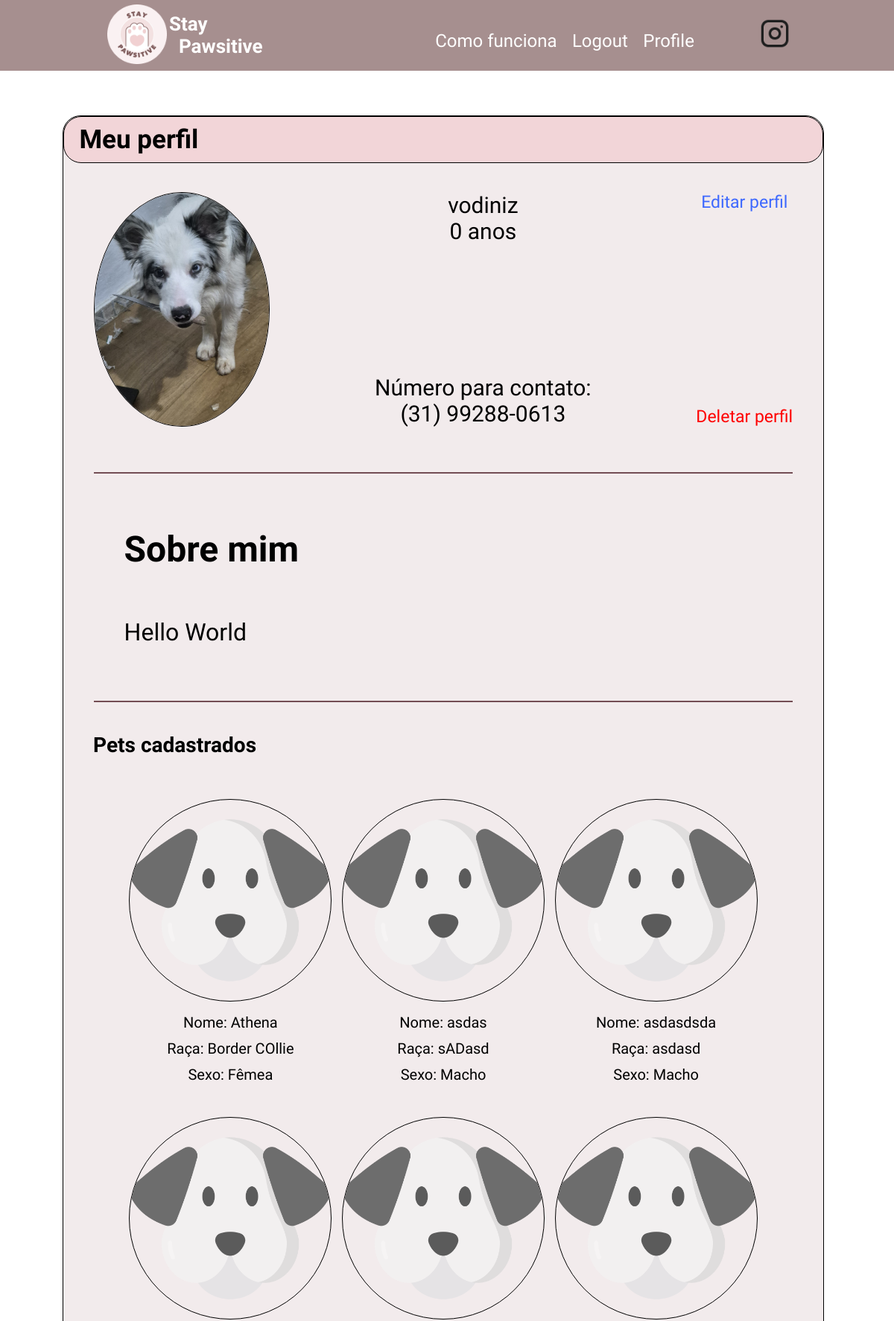
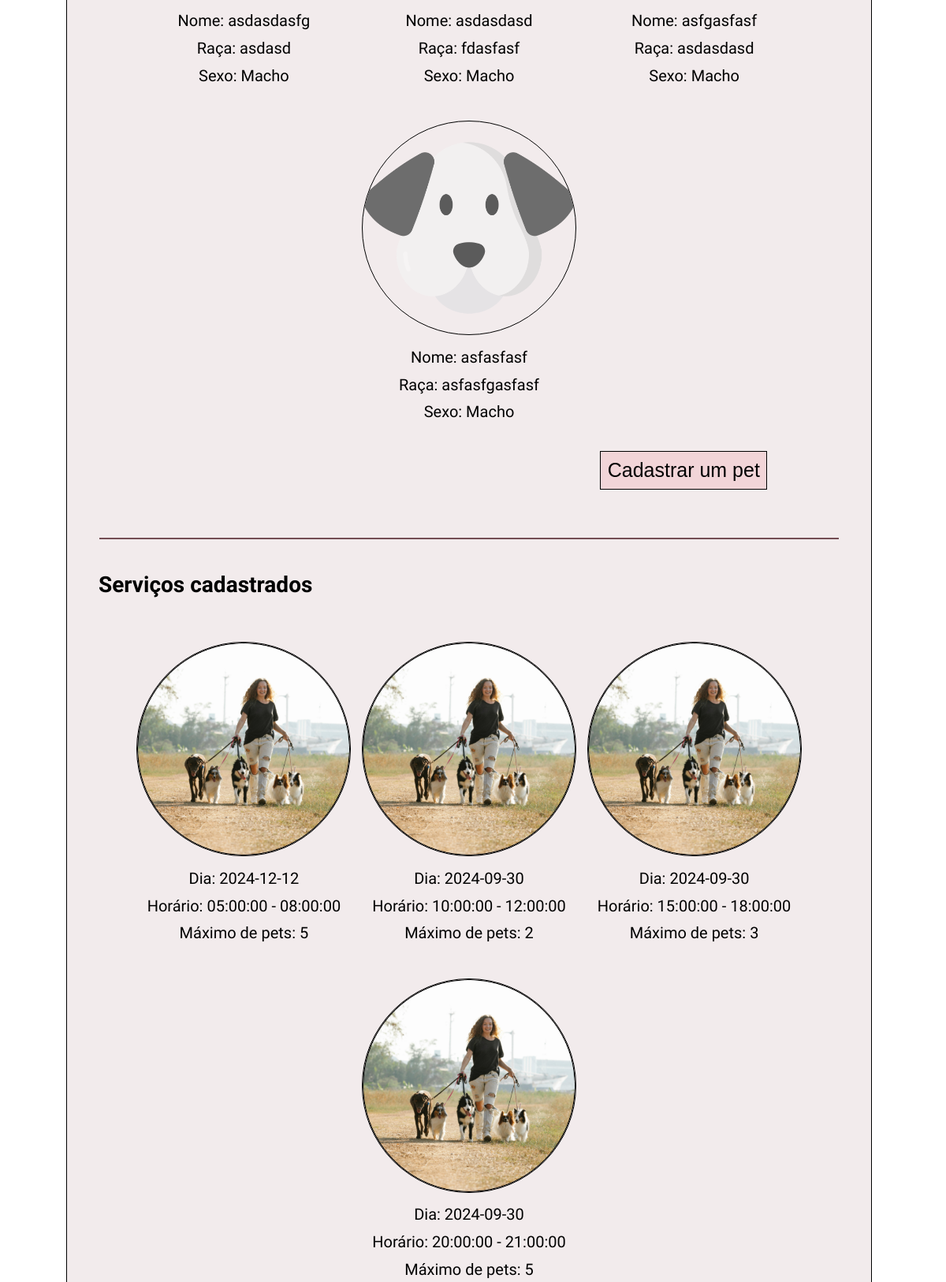
The app's page /user/vodiniz (signed in, upper part) with its own data (2 pictures, top to bottom).
### app/models.py (models this page shows, shortened)
class User(UserMixin, db.Model):
    id: so.Mapped[int] = so.mapped_column(primary_key=True)
    username: so.Mapped[str] = so.mapped_column(sa.String(64), index=True,
                                                unique=True)
    email: so.Mapped[str] = so.mapped_column(sa.String(120), index=True,
                                             unique=True)
    password_hash: so.Mapped[Optional[str]] = so.mapped_column(sa.String(256))
    name: so.Mapped[str] = so.mapped_column(sa.String(64), index=True, unique=False)
    phone: so.Mapped[str] = so.mapped_column(sa.String(15), index=True, unique=False)
    birthdate: so.Mapped[datetime] = so.mapped_column(
        index=True, default=lambda: datetime.now(timezone.utc))
    address: so.Mapped[str] = so.mapped_column(sa.String(64), index=True, unique=False)
    cpf: so.Mapped[str] = so.mapped_column(sa.String(11), index=True, unique=False)
    avatar: so.Mapped[str] = so.mapped_column(sa.String(100), index=True, unique=False)
    about_me: so.Mapped[Optional[str]] = so.mapped_column(sa.String(140))

class Pet(db.Model):
    name: so.Mapped[str] = so.mapped_column(sa.String(64), index=True, primary_key=True)
    username: so.Mapped[str] = so.mapped_column(sa.ForeignKey(User.username), index=True, primary_key=True)
    pet_type: so.Mapped[str] = so.mapped_column(sa.String(50))
    photo: so.Mapped[str] = so.mapped_column(sa.String(100))
    breed: so.Mapped[str] = so.mapped_column(sa.String(40))
    sex: so.Mapped[str] = so.mapped_column(sa.String(10))
    friendly: so.Mapped[bool] = so.mapped_column(Boolean)

class PossibleWalk(db.Model):
    id: so.Mapped[int] = so.mapped_column(primary_key = True, autoincrement=True)
    max_pets: so.Mapped[int] = so.mapped_column()
    date: so.Mapped[datetime.date] = so.mapped_column(Date)
    start_hour: so.Mapped[time] = so.mapped_column(Time)
    end_hour: so.Mapped[time] = so.mapped_column(Time)
    username: so.Mapped[str] = so.mapped_column(sa.ForeignKey(User.username), index=True)

### app/routes.py (the view)
@app.route('/user/<username>')
@login_required
def user(username):
    user = db.session.scalar(sa.select(User).where(User.username == username))
    if user is None:
        return render_template('404.html'), 404
    age = calculate_age(user.birthdate)
    formatted_phone = format_phone_number(user.phone)
    pets = db.session.query(Pet).join(User).filter(User.username == current_user.username).all()
    possible_walks = db.session.query(PossibleWalk).join(User).filter(User.username == current_user.username).all()
    return render_template('user.html', user=user, age=age, phone=formatted_phone, pets=pets, possible_walks= possible_walks)

### app/models.py (called while the page is built)
@login.user_loader
def load_user(id):
    return db.session.get(User, int(id))

### app/routes.py (called while the page is built)
def calculate_age(birthdate):
    today = datetime.today()
    age = today.year - birthdate.year - ((today.month, today.day) < (birthdate.month, birthdate.day))
    return age

def format_phone_number(phone):
    digits = ''.join(filter(str.isdigit, phone))
    if len(digits) == 11:
        return f"({digits[:2]}) {digits[2:7]}-{digits[7:]}"
    return phone

### app/templates/user.html (shortened to what this page needs)
{% extends "base.html" %}
{% block head %}
   {{ super() }}
   <link rel="stylesheet" href="{{url_for('static', filename='styles/user.css')}}">
{% endblock head %}
{% block content %}
   <div class="container">
       <div class="title">
           Meu perfil
       </div>
       <div class="infos">
           <div class="profile-data">
               <img src="{{url_for('static', filename='{}'.format(user.avatar))}}">
               <div>
                   <div>
                       {{ user.username }}
                       <br>
                       {{ age }} anos
                   </div>
                   <div>
                       Número para contato:
                       <br>
                       {{ phone }}
                   </div>
               </div>
               {% if user == current_user %}
                   <div>
                       <a href="{{ url_for('edit_profile') }}" class="edit-profile">Editar perfil</a>
                       <a href="#" class="delete-profile">Deletar perfil</a>
                   </div>
               {% endif %}
           </div>
       </div>
       {% if user.about_me %}
           <div class="line"></div>
           <div class="about-me">
               <h1>Sobre mim</h1>
               <p>{{ user.about_me }}</p>
           </div>
       {% endif %}
       <div class="line"></div>
       <h1 style="font-weight: bold; font-size: 28px; margin-left: 40px;">Pets cadastrados</h1>
       <div class="pets">
           <div class="list">
               {% for pet in pets %}
               <div>
                   <img src="{{url_for('static', filename=pet.photo)}}">
                   <p>Nome: {{pet.name}} </p>
                   <p>Raça: {{pet.breed}} </p>
                   {% if pet.sex == "female" %}
                   <p>Sexo: Fêmea </p>
                   {% else %}
                   <p>Sexo: Macho </p>
                   {% endif %}
               </div>
               {% endfor%}
           </div>
           <button onclick="redirect_new_pet()">Cadastrar um pet</button>
       </div>
       <div class="line"></div>
       <h1 style="font-weight: bold; font-size: 28px; margin-left: 40px;">Serviços cadastrados</h1>
       <div class="pets">
           <div class="list">
               {% for walk in possible_walks %}
               <div>
                   <img src="{{url_for('static', filename='images/passeio.png')}}">
                   <p>Dia: {{walk.date}} </p>
                   <p>Horário: {{walk.start_hour}} - {{walk.end_hour}} </p>
                   <p>Máximo de pets: {{walk.max_pets}} </p>
               </div>
               {% endfor%}
           </div>
       </div>
   </div>
{% endblock %}

### app/static/styles/base.css (style rules this page uses)
:root { font-size: 62.5%; }
body { font-family: 'Montserrat Alternates', sans-serif; font-style: normal; margin: 0; padding: 0; }
a { color: #FFFFFF; }

### app/static/styles/user.css (style rules this page uses)
body { font-family: 'Montserrat Alternates', sans-serif; font-style: normal; margin: 0; padding: 0; min-height: 1000px; }
html { margin: 0; padding: 0; height: 100%; }
.container { width: 85%; background-color: #F2EBEC; margin-left: 7%; margin-top: 5%; border: 1px solid #F2D5D8; border-radius: 24px; padding-bottom: 4%; border: 0.5px solid black; }
.title { background-color: #F2D5D8; padding: 1% 2%; border-radius: 24px; border: 0.5px solid black; font-size: 35px; font-weight: 700; }
.infos { padding: 2% 4%; }
.profile-data { display: flex; justify-content: space-between; font-size: 30px; padding-top: 2%; }
.profile-data > img { border-radius: 50%; border: 1px solid black; max-width: 25%; height: auto; }
.profile-data > div { display: flex; flex-direction: column; justify-content: space-between; text-align: center; }
a:link { text-decoration: none; }
.profile-data > div > a { font-size: 23px; font-weight: 400; }
.edit-profile { color: #3D68FE; }
.delete-profile { color: #FF0000; }
.pets { display: flex; flex-direction: column; padding: 2% 8%; }
.about-me, .services { padding: 0% 8%; display: flex; flex-direction: column; }
.pet-info > h1, .about-me > h1, .services > h1 { font-size: 48px; font-weight: 700; }
.pets > button, .services > button { background-color: #F2D5D8; font-size: 25px; font-weight: 400; padding: 1%; border: 1px solid black; align-self: flex-end; margin-right: 5rem; margin-top: 1rem; }
.about-me > p { font-size: 32px; }
.list { display: flex; flex-wrap: wrap; justify-content: space-around; text-align: center; font-size: 20px; }
.list > div { padding: 2% 0%; }
.list img { width: 27rem; height: 27rem; border-radius: 50%; border: 1px solid black; }
.list p { margin-top: 4%; margin-bottom: 4%; }
.line { border-top: 2px solid #734D54; margin: 4% 4%; }

### records on screen
User: avatar (picture), username "vodiniz", about_me "Hello World"
Pet: photo (placeholder picture), name "Athena", breed "Border COllie", sex "Sexo: Fêmea"
Pet: photo (placeholder picture), name "asdas", breed "sADasd", sex "Sexo: Macho"
Pet: photo (placeholder picture), name "asdasdsda", breed "asdasd", sex "Sexo: Macho"
Pet: photo (placeholder picture), name "asdasdasfg", breed "asdasd", sex "Sexo: Macho"
Pet: photo (placeholder picture), name "asdasdasd", breed "fdasfasf", sex "Sexo: Macho"
Pet: photo (placeholder picture), name "asfgasfasf", breed "asdasdasd", sex "Sexo: Macho"
Pet: photo (placeholder picture), name "asfasfasf", breed "asfasfgasfasf", sex "Sexo: Macho"
PossibleWalk: date "2024-12-12", start_hour "05:00:00", end_hour "08:00:00", max_pets "5"
PossibleWalk: date "2024-09-30", start_hour "10:00:00", end_hour "12:00:00", max_pets "2"
PossibleWalk: date "2024-09-30", start_hour "15:00:00", end_hour "18:00:00", max_pets "3"
PossibleWalk: date "2024-09-30", start_hour "20:00:00", end_hour "21:00:00", max_pets "5"

### other values on screen
{{ age }} "0"
{{ phone }} "(31) 99288-0613"
